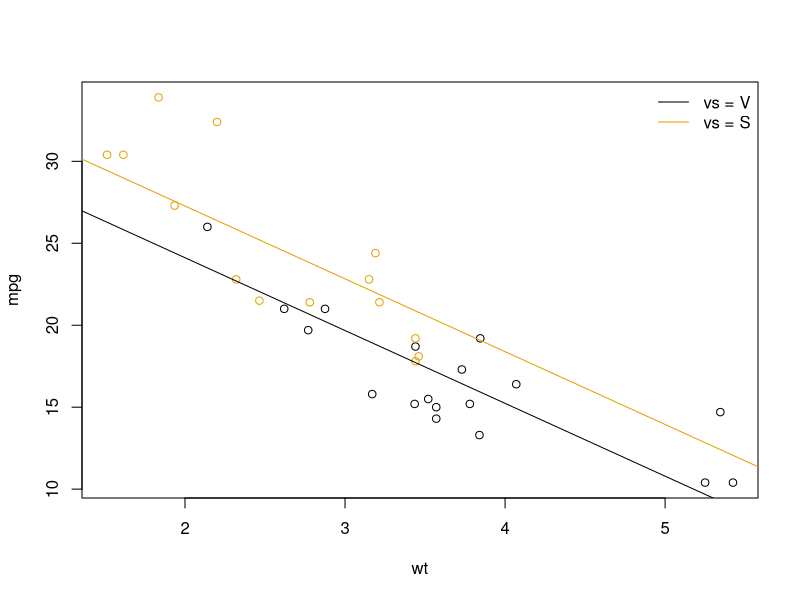
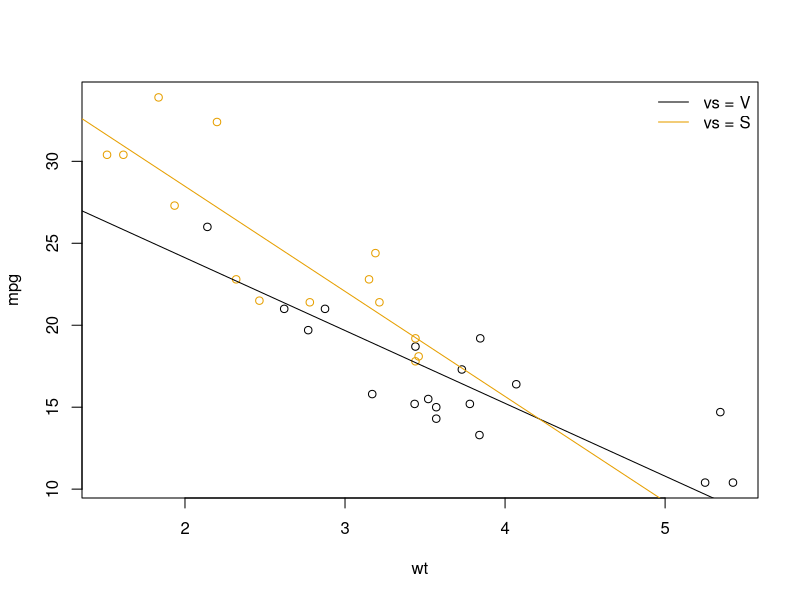
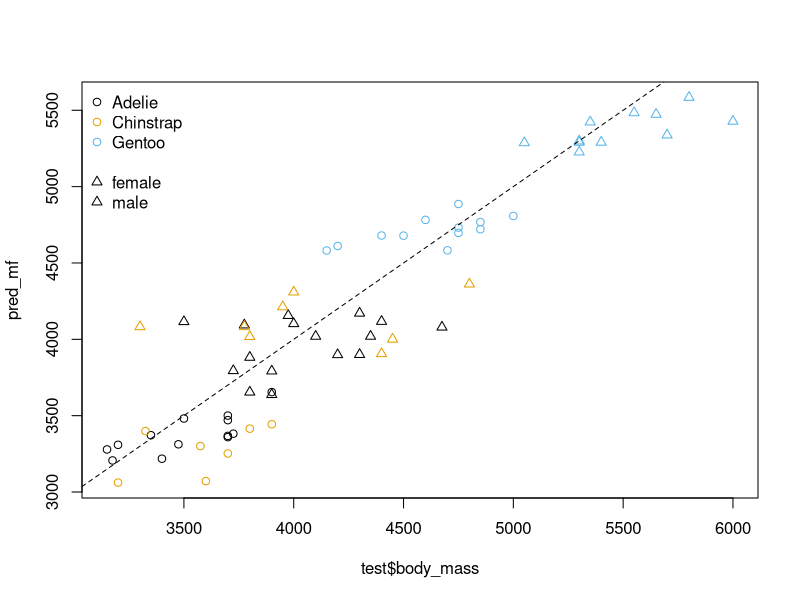
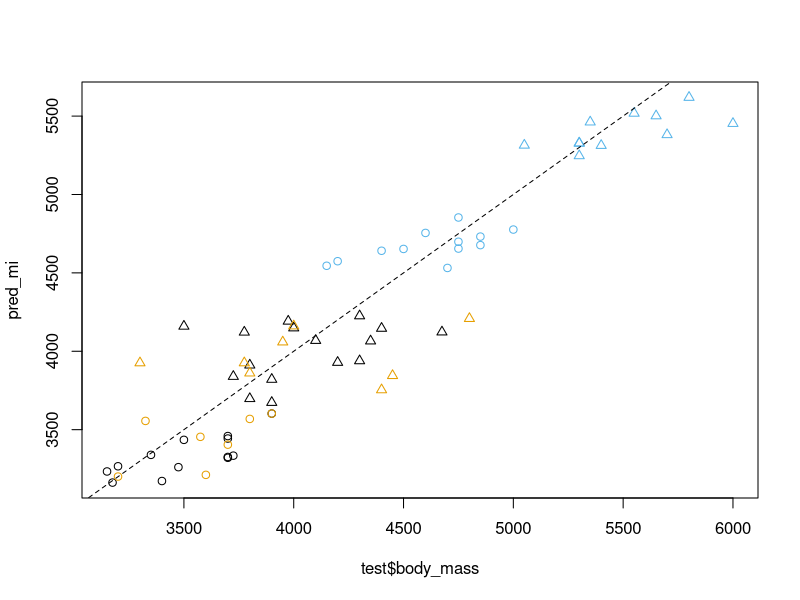

The R source for these figures, in order:
## ---- chunk 1
#| echo: true

data(mtcars)

# convert to factor
mtcars <- transform( mtcars,
  am = factor(am, labels = c("auto", "manual")),
  vs = factor(vs, labels = c("V", "S")),
  cyl = factor(cyl),
  gear = factor(gear)
)
## ---- chunk 2
#| echo: true

# model with 2 vars
m1 <- lm(mpg ~ wt + hp, data = mtcars)

# same model without constant term (line through origin)
m2 <- lm(mpg ~ wt + hp - 1, data = mtcars)
m2 <- lm(mpg ~ 0 + wt + hp, data = mtcars) # the same

# model with all vars
m3 <- lm(mpg ~ ., data = mtcars)

# model with all vars except `gear`
m4 <- lm(mpg ~ . - gear, data = mtcars)
## ---- chunk 3
#| echo: true

nd = data.frame(
  wt = c(2, 3, 4),
  hp = c(100, 120, 140)
)

predict(m1, newdata = nd, interval = "prediction")
## ---- chunk 4
#| echo: true

(m5 <- lm(mpg ~ wt + vs, data = mtcars))

nd = data.frame(
  wt = c(1, 2, 1, 2),
  vs = c("V", "V", "S", "S")
)

predict(m5, newdata = nd)
## ---- chunk 5
#| fig-align: center

palette("Okabe-Ito")

plot(mpg ~ wt, data = mtcars, col = vs)

# auto cars
abline(
  a = m5$coefficients["(Intercept)"],
  b = m5$coefficients["wt"],
  col = 1
)

# manual cars
abline(
  a = m5$coefficients["(Intercept)"] + m5$coefficients["vsS"],
  b = m5$coefficients["wt"],
  col = 2
)

#legend
legend(
  "topright",
  legend = c("vs = V", "vs = S"),
  col = 1:2,
  lty = "solid",
  bty = "n")
## ---- chunk 6
#| echo: true

(m6 <- lm(mpg ~ wt + vs + wt:vs, data = mtcars))
(m6 <- lm(mpg ~ wt * vs, data = mtcars)) # the same

predict(m6, newdata = nd)
## ---- chunk 7
#| fig-align: center

plot(mpg ~ wt, data = mtcars, col = vs)

# auto cars
abline(
  a = m5$coefficients["(Intercept)"],
  b = m5$coefficients["wt"],
  col = 1
)

# manual cars
abline(
  a = m6$coefficients["(Intercept)"] + m6$coefficients["vsS"],
  b = m6$coefficients["wt"] + m6$coefficients["wt:vsS"],
  col = 2
)

#legend
legend(
  "topright",
  legend = c("vs = V", "vs = S"),
  col = 1:2,
  lty = "solid",
  bty = "n")
## ---- chunk 8
#| results: hide
#| echo: true

m0 <- lm(mpg ~ 1, data = mtcars) # no variables
m_all <- lm(mpg ~ ., data = mtcars) # all variables

# Forward procedure
m7 <- step(
  m0,                         # starting model
  scope = formula(m_all),     # variables that can be added
  direction = "both",         # allowing removals (default)
  test = "F"                  # show F test
)

# Backward procedure
m8 <- step(m_all, direction = "both")
## ---- chunk 9
#| results: hide
#| echo: true
#| 

data("penguins")

# remove rows with missing data
penguins <- na.omit(penguins)

# divide data into test and train (about 80% of data)
set.seed(2026)
train_rows <- sample(nrow(penguins), 0.8 * nrow(penguins))
train <- penguins[train_rows, ]
test <- penguins[-train_rows, ]

# estimate the model aka train the model
m0 <- lm(body_mass ~ 1, data = train)
m_all <- lm(body_mass ~ ., data = train)

mf <- step(m0, scope = formula(m_all)) # forward
mi <- update(mf, . ~ . + species:sex) # add interaction
## ---- chunk 10
#| echo: true

# make predictions
pred_mf <- predict(mf, newdata = test)
pred_mi <- predict(mi, newdata = test)
## ---- chunk 11
#| echo: true
#| layout-ncol: 2

# for computing metrics
library(Metrics)

# mean absolute error
mae(pred_mf, test$body_mass)
mae(pred_mi, test$body_mass)

# mean absolute percent error
mape(pred_mf, test$body_mass)
mape(pred_mi, test$body_mass)

# mean squared error
mse(pred_mf, test$body_mass)
mse(pred_mi, test$body_mass)

# root mean squared error
rmse(pred_mf, test$body_mass)
rmse(pred_mi, test$body_mass)
## ---- chunk 12
#| fig-align: center
#| layout-ncol: 2


plot(test$body_mass, pred_mf, col = test$species, pch=as.numeric(test$sex))
abline(a=0, b=1, lty = "dashed")

legend(
  "topleft",
  legend = c(levels(test$species), "", levels(test$sex)),
  col = c(1:3, NA, 1, 1),
  pch = c(1, 1, 1, NA, as.numeric(test$sex)),
  bty = "n"
)

plot(test$body_mass, pred_mi, col = test$species, pch=as.numeric(test$sex))
abline(a=0, b=1, lty = "dashed")
